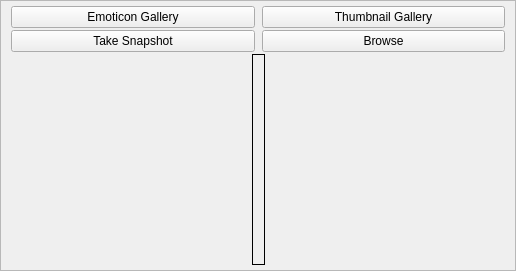
<?xml version="1.0" encoding="UTF-8"?>
<ui version="4.0">
 <class>ThumnailEditWidgetUi</class>
 <widget class="QWidget" name="ThumnailEditWidgetUi">
  <property name="geometry">
   <rect>
    <x>0</x>
    <y>0</y>
    <width>516</width>
    <height>271</height>
   </rect>
  </property>
  <property name="sizePolicy">
   <sizepolicy hsizetype="Expanding" vsizetype="Minimum">
    <horstretch>0</horstretch>
    <verstretch>0</verstretch>
   </sizepolicy>
  </property>
  <property name="windowTitle">
   <string>Thumbnail Edit Widget</string>
  </property>
  <layout class="QGridLayout" name="gridLayout_3">
   <property name="leftMargin">
    <number>0</number>
   </property>
   <property name="topMargin">
    <number>0</number>
   </property>
   <property name="rightMargin">
    <number>0</number>
   </property>
   <property name="bottomMargin">
    <number>0</number>
   </property>
   <property name="spacing">
    <number>0</number>
   </property>
   <item row="0" column="0">
    <widget class="QScrollArea" name="scrollArea">
     <property name="sizePolicy">
      <sizepolicy hsizetype="Expanding" vsizetype="Expanding">
       <horstretch>0</horstretch>
       <verstretch>0</verstretch>
      </sizepolicy>
     </property>
     <property name="sizeAdjustPolicy">
      <enum>QAbstractScrollArea::SizeAdjustPolicy::AdjustToContents</enum>
     </property>
     <property name="widgetResizable">
      <bool>true</bool>
     </property>
     <widget class="QWidget" name="scrollAreaWidgetContents">
      <property name="geometry">
       <rect>
        <x>0</x>
        <y>0</y>
        <width>514</width>
        <height>269</height>
       </rect>
      </property>
      <property name="sizePolicy">
       <sizepolicy hsizetype="Preferred" vsizetype="Minimum">
        <horstretch>0</horstretch>
        <verstretch>0</verstretch>
       </sizepolicy>
      </property>
      <layout class="QVBoxLayout" name="verticalLayout">
       <property name="spacing">
        <number>2</number>
       </property>
       <property name="leftMargin">
        <number>5</number>
       </property>
       <property name="topMargin">
        <number>5</number>
       </property>
       <property name="rightMargin">
        <number>5</number>
       </property>
       <property name="bottomMargin">
        <number>5</number>
       </property>
       <item>
        <layout class="QHBoxLayout" name="horizontalLayout_6">
         <property name="spacing">
          <number>7</number>
         </property>
         <property name="leftMargin">
          <number>5</number>
         </property>
         <property name="topMargin">
          <number>0</number>
         </property>
         <property name="rightMargin">
          <number>5</number>
         </property>
         <property name="bottomMargin">
          <number>0</number>
         </property>
         <item>
          <widget class="QPushButton" name="m_EmoticonGalleryButton">
           <property name="sizePolicy">
            <sizepolicy hsizetype="Minimum" vsizetype="Fixed">
             <horstretch>0</horstretch>
             <verstretch>0</verstretch>
            </sizepolicy>
           </property>
           <property name="text">
            <string>Emoticon Gallery</string>
           </property>
          </widget>
         </item>
         <item>
          <widget class="QPushButton" name="m_ThumbGalleryButton">
           <property name="sizePolicy">
            <sizepolicy hsizetype="Minimum" vsizetype="Fixed">
             <horstretch>0</horstretch>
             <verstretch>0</verstretch>
            </sizepolicy>
           </property>
           <property name="text">
            <string>Thumbnail Gallery</string>
           </property>
          </widget>
         </item>
        </layout>
       </item>
       <item>
        <layout class="QHBoxLayout" name="horizontalLayout_5">
         <property name="spacing">
          <number>7</number>
         </property>
         <property name="leftMargin">
          <number>5</number>
         </property>
         <property name="topMargin">
          <number>0</number>
         </property>
         <property name="rightMargin">
          <number>5</number>
         </property>
         <property name="bottomMargin">
          <number>0</number>
         </property>
         <item>
          <widget class="QPushButton" name="m_TakeSnapshotButton">
           <property name="sizePolicy">
            <sizepolicy hsizetype="Minimum" vsizetype="Fixed">
             <horstretch>0</horstretch>
             <verstretch>0</verstretch>
            </sizepolicy>
           </property>
           <property name="text">
            <string>Take Snapshot</string>
           </property>
          </widget>
         </item>
         <item>
          <widget class="QPushButton" name="m_BrowsePictureButton">
           <property name="sizePolicy">
            <sizepolicy hsizetype="Minimum" vsizetype="Fixed">
             <horstretch>0</horstretch>
             <verstretch>0</verstretch>
            </sizepolicy>
           </property>
           <property name="text">
            <string>Browse</string>
           </property>
          </widget>
         </item>
        </layout>
       </item>
       <item>
        <layout class="QHBoxLayout" name="horizontalLayout_2">
         <item>
          <spacer name="horizontalSpacer_3">
           <property name="orientation">
            <enum>Qt::Orientation::Horizontal</enum>
           </property>
           <property name="sizeHint" stdset="0">
            <size>
             <width>40</width>
             <height>20</height>
            </size>
           </property>
          </spacer>
         </item>
         <item>
          <widget class="QFrame" name="m_ThumbnailFrame">
           <property name="sizePolicy">
            <sizepolicy hsizetype="Minimum" vsizetype="Minimum">
             <horstretch>0</horstretch>
             <verstretch>0</verstretch>
            </sizepolicy>
           </property>
           <property name="frameShape">
            <enum>QFrame::Shape::Box</enum>
           </property>
           <property name="frameShadow">
            <enum>QFrame::Shadow::Plain</enum>
           </property>
           <layout class="QGridLayout" name="gridLayout_2">
            <property name="leftMargin">
             <number>2</number>
            </property>
            <property name="topMargin">
             <number>2</number>
            </property>
            <property name="rightMargin">
             <number>2</number>
            </property>
            <property name="bottomMargin">
             <number>2</number>
            </property>
            <property name="spacing">
             <number>2</number>
            </property>
            <item row="0" column="0">
             <widget class="ThumbnailViewWidget" name="m_ThumbnailViewWidget">
              <property name="sizePolicy">
               <sizepolicy hsizetype="Preferred" vsizetype="Minimum">
                <horstretch>0</horstretch>
                <verstretch>0</verstretch>
               </sizepolicy>
              </property>
              <property name="minimumSize">
               <size>
                <width>0</width>
                <height>0</height>
               </size>
              </property>
              <property name="alignment">
               <set>Qt::AlignmentFlag::AlignCenter</set>
              </property>
             </widget>
            </item>
           </layout>
          </widget>
         </item>
         <item>
          <spacer name="horizontalSpacer_4">
           <property name="orientation">
            <enum>Qt::Orientation::Horizontal</enum>
           </property>
           <property name="sizeHint" stdset="0">
            <size>
             <width>40</width>
             <height>20</height>
            </size>
           </property>
          </spacer>
         </item>
        </layout>
       </item>
      </layout>
     </widget>
    </widget>
   </item>
  </layout>
 </widget>
 <customwidgets>
  <customwidget>
   <class>ThumbnailViewWidget</class>
   <extends>QLabel</extends>
   <header>ThumbnailViewWidget.h</header>
  </customwidget>
 </customwidgets>
 <resources/>
 <connections/>
</ui>
